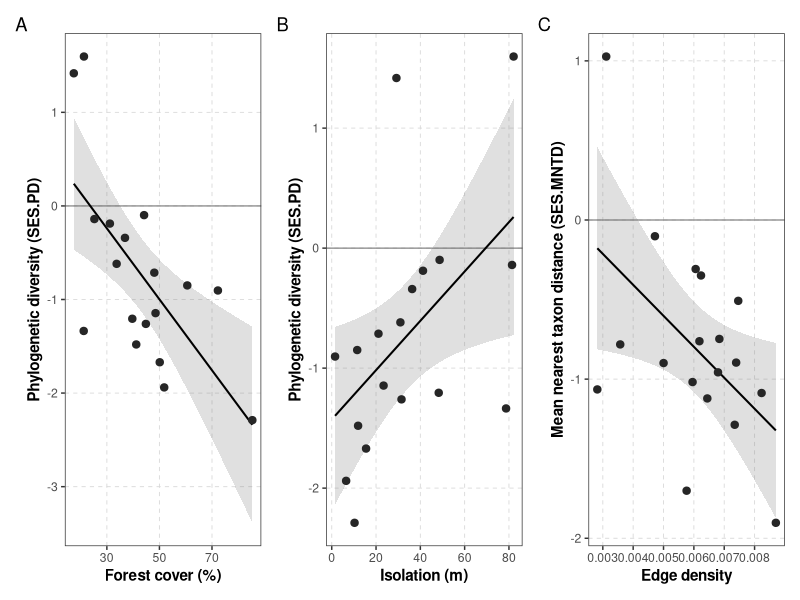

Generate this figure with R:
# Univariate models, multiple-testing corrections and Figure 2
library(ggplot2)
library(patchwork)

dat <- read.csv("results/ses_landscape_data.csv")
responses <- c("SES_PD", "SES_MPD", "SES_MNTD")
predictors <- c("Cobertura_pct", "Isolamento_m", "Densidade_borda", "Heterogeneidade_SHDI")

uni <- do.call(rbind, lapply(responses, function(y) {
  do.call(rbind, lapply(predictors, function(x) {
    s <- summary(lm(reformulate(x, y), data = dat))
    data.frame(response = y, predictor = x, r2 = s$r.squared, r2_adj = s$adj.r.squared,
               estimate = coef(s)[x, "Estimate"], p_value = coef(s)[x, "Pr(>|t|)"])
  }))
}))
uni$p_bonferroni <- p.adjust(uni$p_value, "bonferroni")
uni$q_fdr_all <- p.adjust(uni$p_value, "BH")
uni$q_fdr_within_response <- ave(uni$p_value, uni$response, FUN = function(p) p.adjust(p, "BH"))
write.csv(uni, "results/univariate_models.csv", row.names = FALSE)

# one test per landscape, corrected across the 18 landscapes
land <- dat[order(dat$landscape), c("landscape", "leec_code", "SES_MPD", "P_MPD", "SES_MNTD", "P_MNTD")]
land$q_fdr_mpd <- p.adjust(land$P_MPD, "BH")
land$q_fdr_mntd <- p.adjust(land$P_MNTD, "BH")
land$p_bonferroni_mntd <- p.adjust(land$P_MNTD, "bonferroni")
write.csv(land, "results/fdr_by_landscape.csv", row.names = FALSE)

# Figure 2
panel <- function(xvar, yvar, xlab, ylab) {
  ggplot(dat, aes(x = .data[[xvar]], y = .data[[yvar]])) +
    geom_hline(yintercept = 0, color = "grey50", linewidth = 0.4) +
    geom_smooth(method = "lm", se = TRUE, color = "black", fill = "grey40", alpha = 0.2, linewidth = 0.7) +
    geom_point(size = 2.2, color = "grey15") +
    labs(x = xlab, y = ylab) +
    theme_bw(base_size = 11) +
    theme(panel.grid.major = element_line(color = "grey85", linetype = "dashed", linewidth = 0.3),
          panel.grid.minor = element_blank(),
          axis.title = element_text(face = "bold"))
}
fig2 <- panel("Cobertura_pct", "SES_PD", "Forest cover (%)", "Phylogenetic diversity (SES.PD)") +
  panel("Isolamento_m", "SES_PD", "Isolation (m)", "Phylogenetic diversity (SES.PD)") +
  panel("Densidade_borda", "SES_MNTD", "Edge density", "Mean nearest taxon distance (SES.MNTD)") +
  plot_layout(ncol = 3) + plot_annotation(tag_levels = "A")
dir.create("figures", showWarnings = FALSE)
ggsave("figures/figure2.png", fig2, width = 15, height = 4.8, dpi = 300)
